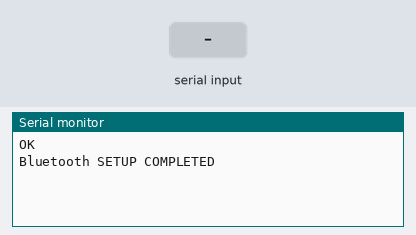
The sketch below on a simulated Arduino Uno, built with avr-gcc and run on an emulated ATmega328P. Shown: the last lines printed to the serial monitor. The test bench sets the inputs (shaded band). The modem accepts every AT command (registered, SIM ready, sends succeed) and sends nothing else.

Above: at 1.2 s.
1.3 s: "1" received over the second serial link
At 2.5 s:
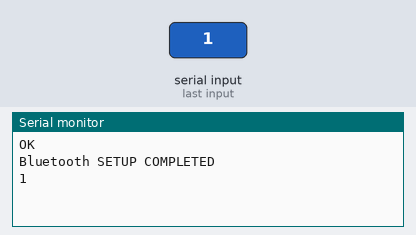
2.8 s: "0" received over the second serial link
At 3.9 s:
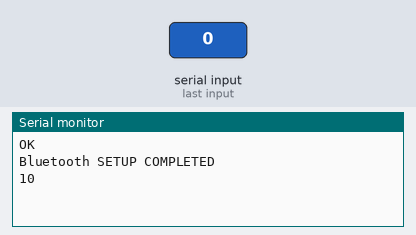

Measured:
- after the input at 1.3 s, the serial monitor: prints a new line at once (image 1)
- after the input at 2.8 s, the serial monitor: prints a new line at once (image 2)

The sketch:

ble_example.ino
```cpp
#include <SoftwareSerial.h>

//Bluetooth Serial
SoftwareSerial bSerial(8, 7); //TX,RX

/*
  Serial.write(x): Send a byte with the value x
  int len
*/
const int wait_time = 10;
void bexec(String command) {
  bSerial.println(command);
  bwait();
}
//Literalemnte: acho q so precisaria:
// bSerial.write("AT+DEFAULT\r\n");
// bSerial.write("AT+RESET\r\n");
// bSerial.write("AT+NAME=Controller\r\n");
// bSerial.write("AT+ROLE1\r\n");
// bSerial.write("AT+TYPE1\r\n"); //Simple pairing
void bwait() {
  int late = 0;
  char c;
  while (true) {
    if (bSerial.available()) {
      c = bSerial.read();
      Serial.print(c);
      late = 0;
    } else {
      if (late) {
        return;
      }
      delay(wait_time);
      late = 1;
    }
  }
}
void setup() {
  //Open Serial communications and wait for port to open:
  Serial.begin(9600);
  while (!Serial) {} //Wait Serial port to Connect. Needed for native USB port only
  while (!bSerial) {}
  bSerial.begin(9600);
  bexec("AT");
  //  bSerial.write("AT+RESET\r\n");
  //  bexec("AT+RESET");
  //  bexec("AT+HELP");
  //  bexec("AT+RENEW");
  //  bexec("AT+RESET");
  //bexec("AT+STATE"); //Wait to Start
  //bexec("AT+MARJ0x1234");
  //bexec("AT+MIN00xFA01");
  //  bexec("AT+ADVI5");
  //  bexec("AT+NAMERBEACON"); //Set The name
  //bexec("AT+NAME");
  //  bexec("AT+DEFAULT");
  //  bexec("AT+DELO2");
  //  bexec("AT+PWRM0");
  //  bexec("AT+RESET");
  //bexec("AT+START");
  //  bexec("AT+IBE2");
  //bexec("AT+INQ");
  //bexec("AT+NAME");
  //bexec("AT+NOT");
  //bexec("AT+ROLE1");
  //bexec("AT+ROLE0");
  //bexec("AT+NOTI1");
  //bexec("AT+NAMEFELIPEBLUE");
  Serial.println("\nBluetooth SETUP COMPLETED");

}
String inbuff;
int recv = 0;
void loop() {

  ////  if(Serial.available()){
  ////    Serial.write(Serial.read());
  ////  }
  //  if(Serial.available()){
  //      int rbuff = Serial.read();
  //      if(rbuff == 10){
  //        recv = 1;
  //
  //      } //Received Command;
  ////      inbuff+= char(Serial.read());
  ////      Serial.println(Serial.read());
  //      inbuff+=char(rbuff);
  ////    Serial.println(inbuf)
  //    //Serial.write(Serial.read());
  //  }else{
  //    if(recv == 1){
  ////      Serial.println("Inbuff: "+inbuff);
  //      bexec(inbuff);
  //      inbuff="";
  //      recv = 0;
  //    }
  //  }


  if (bSerial.available()) {
    Serial.write(bSerial.read());
  } else if (Serial.available()) {
    bSerial.write(Serial.read());
  }
}
```
